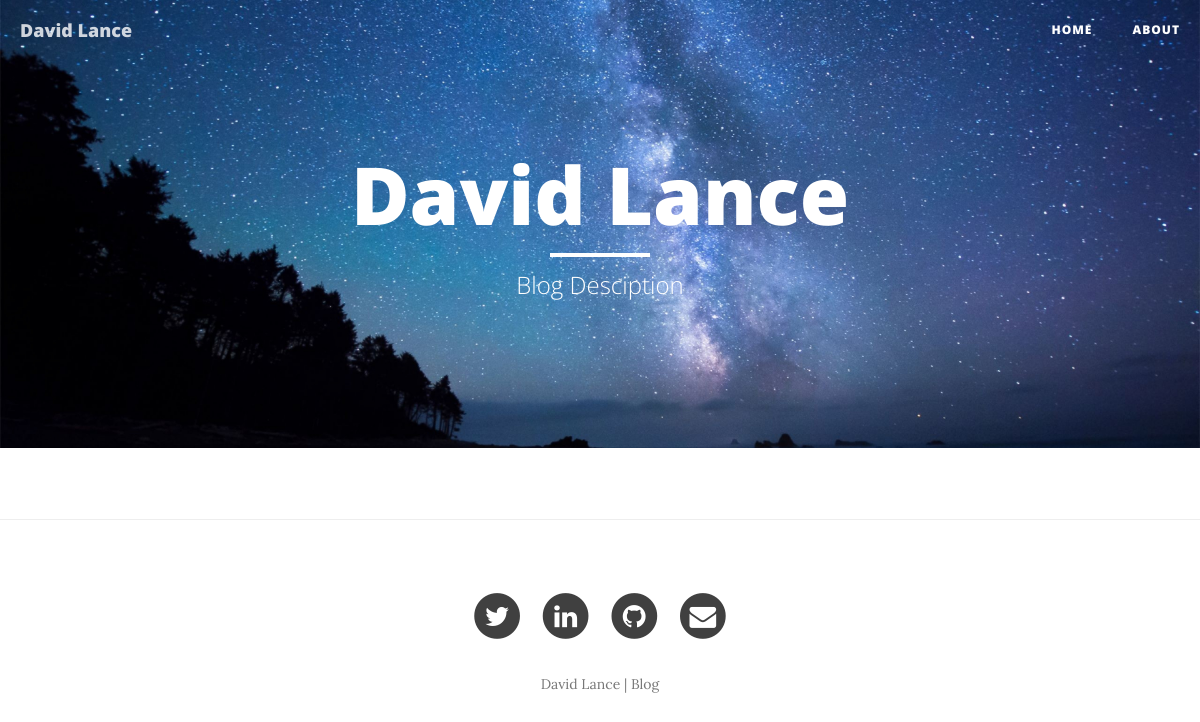
/, run on an earlier commit of the app's database.
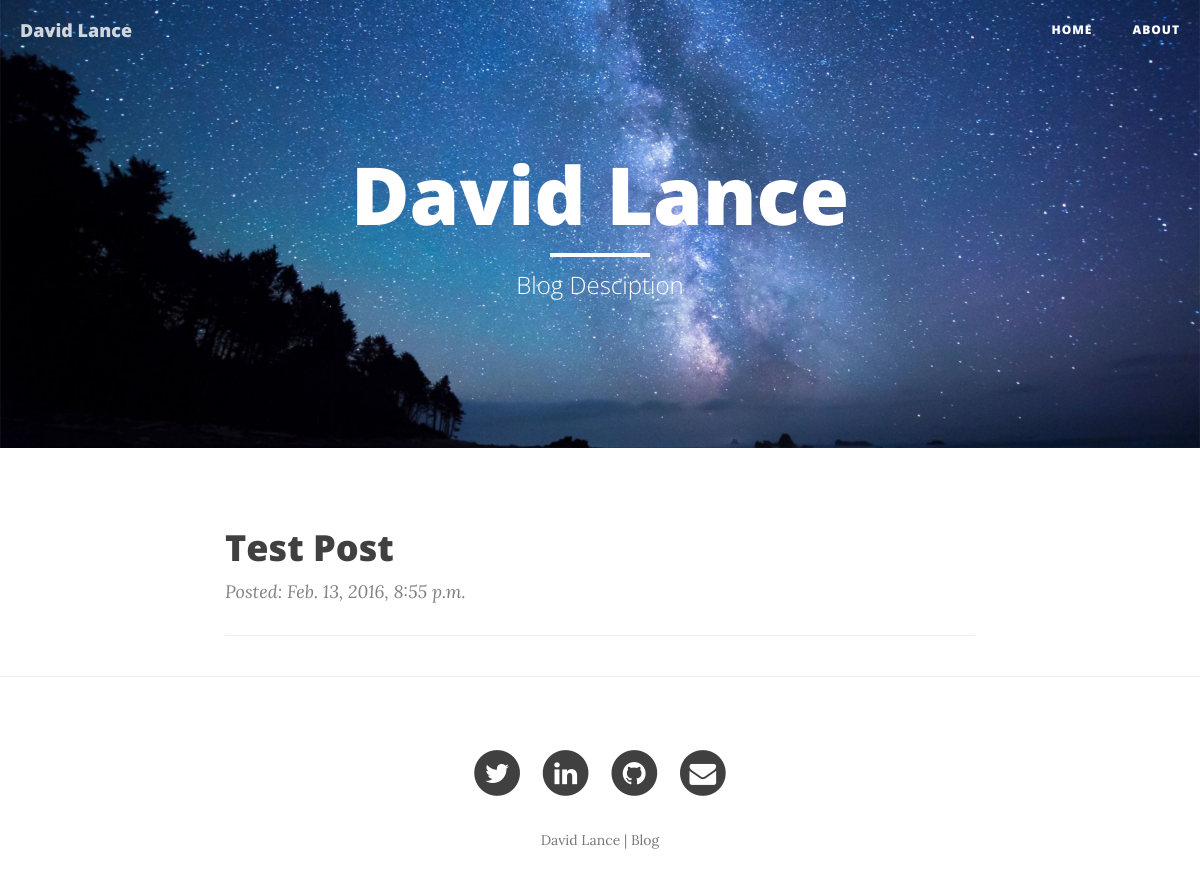
And on a later commit of the database.
### blog/models.py (models this page shows, shortened)
class Post(models.Model):
    title = models.CharField(max_length=200)
    pub_date = models.DateTimeField(blank=True, null=True)
    description = models.CharField(max_length=200, default="")
    text = models.TextField()

### blog/views.py (the view)
# urls.py: url(r'^$', views.post_list, name='post_list'),
def post_list(request):
    posts = Post.objects.filter(pub_date__lte=timezone.now()).order_by('-pub_date')
    return render(request, 'blog/post_list.html', {'posts':posts})

### blog/templates/blog/post_list.html (shortened to what the changed rows need)
<!DOCTYPE html>
<html lang="en">
<head>
    {% load staticfiles %}
    <link href="{% static 'css/bootstrap.min.css' %}" rel="stylesheet">
    <link href="{% static 'css/clean-blog.min.css' %}" rel="stylesheet">
    <link href="http://maxcdn.bootstrapcdn.com/font-awesome/4.1.0/css/font-awesome.min.css" rel="stylesheet" type="text/css">
</head>
<body>
    <nav class="navbar navbar-default navbar-custom navbar-fixed-top">
        <div class="container-fluid">
        </div>
    </nav>
    <header class="intro-header" style="background-image: url({% static 'img/home-bg.jpg' %})">
        <div class="container">
            <div class="row">
                <div class="col-lg-8 col-lg-offset-2 col-md-10 col-md-offset-1">
                    <div class="site-heading">
                        <h1>David Lance</h1>
                    </div>
                </div>
            </div>
        </div>
    </header>
    <div class="container">
        <div class="row">
            <div class="col-lg-8 col-lg-offset-2 col-md-10 col-md-offset-1">
                {% for post in posts %}
                <div class="post-preview">
                  <a href="{% url 'blog:post' post.id %}">
                        <h2 class="post-title">
                          {{ post.title }}
                        </h2>
                    </a>
                    <p class="post-meta">Posted: {{ post.pub_date }}</p>
                </div>
                <hr>
                {% endfor %}
            </div>
        </div>
    </div>
    <hr>
    <footer>
        <div class="container">
        </div>
    </footer>
</body>
</html>

What changed in the data, as far as the page shows it:
added Post: title "Test Post", pub_date "Feb. 13, 2016, 8:55 p.m."
